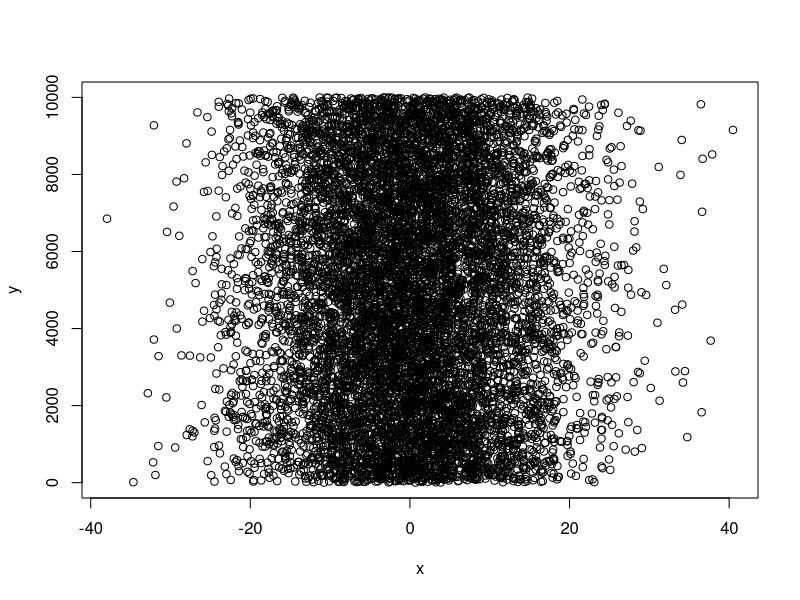
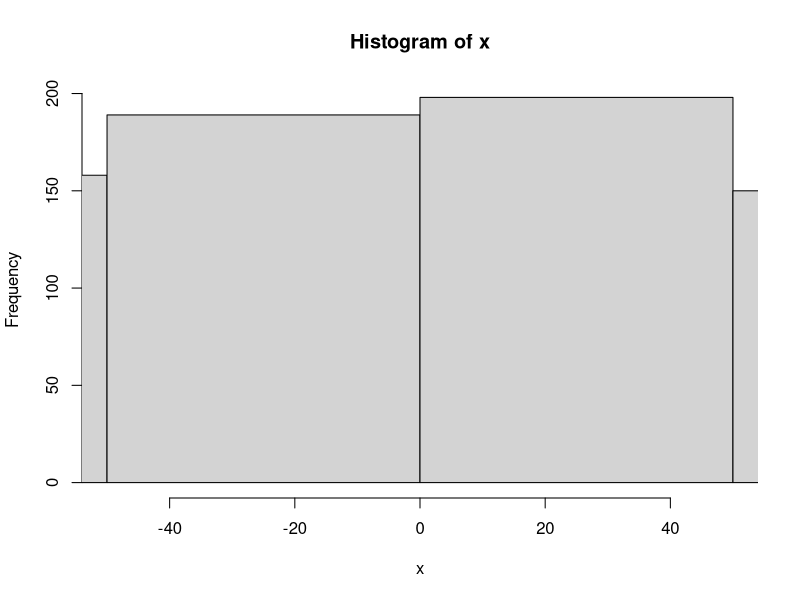
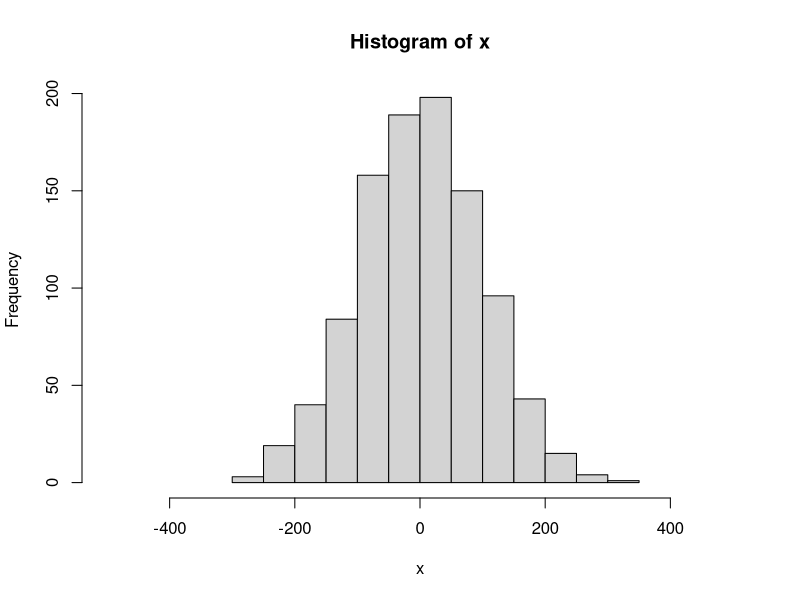

Generate these figures, in order, with R:
## ---- chunk 1
4*4
## ---- chunk 2
(4+3*2^2)
## ---- chunk 3

x <- 2
x*3
y <- x * 3
y-2

## ---- chunk 4
y <- 67
print(y)

x <- 124
z <- (x*y)^2
print(z)
## ---- chunk 5
x <- "I Love"
print (x)
y <- "Biostatistics"
print (y)
z <- c(x,y)
print (z)
## ---- chunk 6
x <- c(2,3,4,2,1,2,4,5,10,8,9)
print(x)
x_plus <- x+1
print(x_plus)
## ---- chunk 7
seq_1 <- seq(0.0, 10.0, by = 0.1)
print(seq_1)
seq_2 <- seq(10.0, 0.0, by = -0.1)
print(seq_2)
## ---- chunk 8
seq_square <- (seq_2)*(seq_2)
print(seq_square)
## ---- chunk 9
seq_square_new <- (seq_2)^2
print(seq_square_new)
## ---- chunk 10
x <- rnorm (10000, 0, 10)
y <- sample (1:10000, 10000, replace = T)
xy <- cbind(x,y)
plot(x,y) 
## ---- chunk 11
x <-rnorm(1000, 0, 100)
print (x)
hist(x, xlim = c(-50,50))
hist(x, xlim = c(-500,500))
